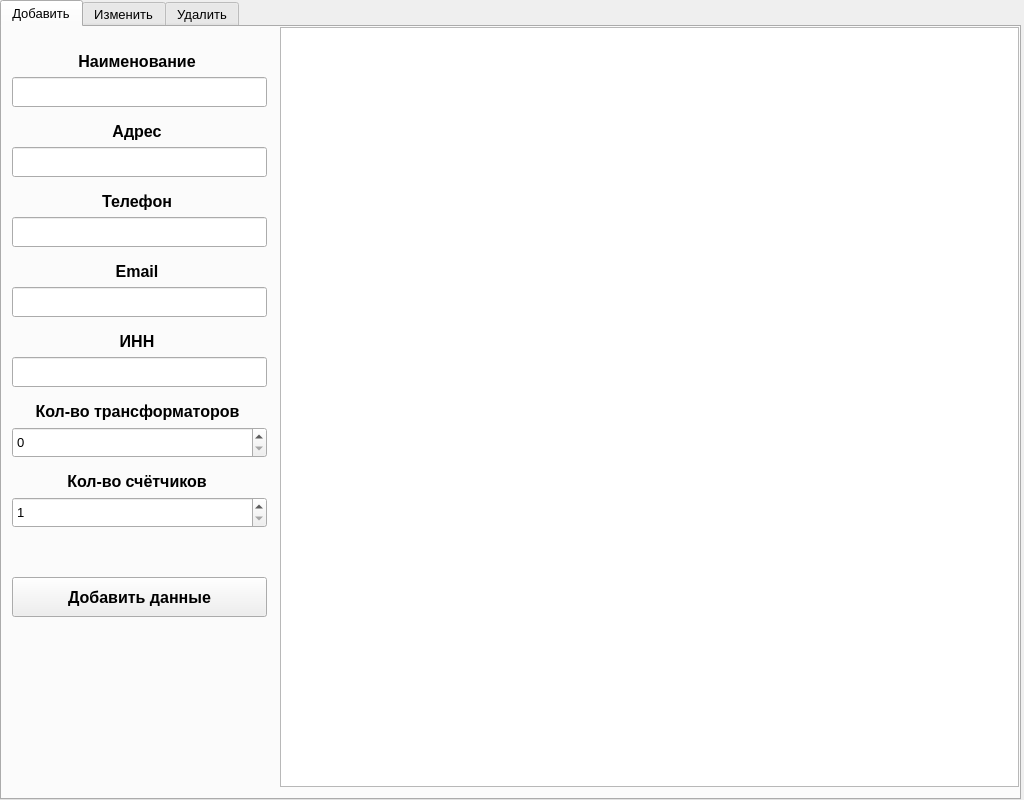
<?xml version="1.0" encoding="UTF-8"?>
<ui version="4.0">
 <class>EntitiesWindow</class>
 <widget class="QWidget" name="EntitiesWindow">
  <property name="geometry">
   <rect>
    <x>0</x>
    <y>0</y>
    <width>1024</width>
    <height>800</height>
   </rect>
  </property>
  <property name="minimumSize">
   <size>
    <width>1024</width>
    <height>800</height>
   </size>
  </property>
  <property name="maximumSize">
   <size>
    <width>1024</width>
    <height>800</height>
   </size>
  </property>
  <property name="windowTitle">
   <string>Редактирование юр. лиц</string>
  </property>
  <widget class="QTabWidget" name="tabWidget">
   <property name="geometry">
    <rect>
     <x>0</x>
     <y>0</y>
     <width>1021</width>
     <height>800</height>
    </rect>
   </property>
   <property name="font">
    <font>
     <pointsize>10</pointsize>
     <weight>50</weight>
     <bold>false</bold>
    </font>
   </property>
   <property name="currentIndex">
    <number>0</number>
   </property>
   <widget class="QWidget" name="tab">
    <property name="font">
     <font>
      <pointsize>10</pointsize>
      <weight>50</weight>
      <italic>false</italic>
      <bold>false</bold>
     </font>
    </property>
    <attribute name="title">
     <string>Добавить</string>
    </attribute>
    <widget class="QTableView" name="tableView">
     <property name="geometry">
      <rect>
       <x>278</x>
       <y>0</y>
       <width>739</width>
       <height>760</height>
      </rect>
     </property>
    </widget>
    <widget class="QPushButton" name="addPushButton">
     <property name="geometry">
      <rect>
       <x>10</x>
       <y>550</y>
       <width>255</width>
       <height>40</height>
      </rect>
     </property>
     <property name="font">
      <font>
       <family>Segoe UI</family>
       <pointsize>12</pointsize>
       <weight>75</weight>
       <italic>false</italic>
       <bold>true</bold>
      </font>
     </property>
     <property name="text">
      <string>Добавить данные</string>
     </property>
    </widget>
    <widget class="QLineEdit" name="lineEdit">
     <property name="geometry">
      <rect>
       <x>10</x>
       <y>50</y>
       <width>255</width>
       <height>30</height>
      </rect>
     </property>
    </widget>
    <widget class="QLineEdit" name="lineEdit_2">
     <property name="geometry">
      <rect>
       <x>10</x>
       <y>120</y>
       <width>255</width>
       <height>30</height>
      </rect>
     </property>
    </widget>
    <widget class="QLineEdit" name="lineEdit_3">
     <property name="geometry">
      <rect>
       <x>10</x>
       <y>190</y>
       <width>255</width>
       <height>30</height>
      </rect>
     </property>
    </widget>
    <widget class="QLineEdit" name="lineEdit_4">
     <property name="geometry">
      <rect>
       <x>10</x>
       <y>260</y>
       <width>255</width>
       <height>30</height>
      </rect>
     </property>
    </widget>
    <widget class="QLineEdit" name="lineEdit_5">
     <property name="geometry">
      <rect>
       <x>10</x>
       <y>330</y>
       <width>255</width>
       <height>30</height>
      </rect>
     </property>
    </widget>
    <widget class="QLabel" name="label">
     <property name="geometry">
      <rect>
       <x>10</x>
       <y>20</y>
       <width>250</width>
       <height>30</height>
      </rect>
     </property>
     <property name="font">
      <font>
       <pointsize>12</pointsize>
       <weight>75</weight>
       <italic>false</italic>
       <bold>true</bold>
      </font>
     </property>
     <property name="text">
      <string>&lt;html&gt;&lt;head/&gt;&lt;body&gt;&lt;p align=&quot;center&quot;&gt;Наименование&lt;/p&gt;&lt;/body&gt;&lt;/html&gt;</string>
     </property>
     <property name="alignment">
      <set>Qt::AlignCenter</set>
     </property>
    </widget>
    <widget class="QLabel" name="label_2">
     <property name="geometry">
      <rect>
       <x>10</x>
       <y>90</y>
       <width>250</width>
       <height>30</height>
      </rect>
     </property>
     <property name="font">
      <font>
       <pointsize>12</pointsize>
       <weight>75</weight>
       <italic>false</italic>
       <bold>true</bold>
      </font>
     </property>
     <property name="text">
      <string>&lt;html&gt;&lt;head/&gt;&lt;body&gt;&lt;p align=&quot;center&quot;&gt;Адрес&lt;/p&gt;&lt;/body&gt;&lt;/html&gt;</string>
     </property>
    </widget>
    <widget class="QLabel" name="label_3">
     <property name="geometry">
      <rect>
       <x>10</x>
       <y>160</y>
       <width>250</width>
       <height>30</height>
      </rect>
     </property>
     <property name="font">
      <font>
       <pointsize>12</pointsize>
       <weight>75</weight>
       <italic>false</italic>
       <bold>true</bold>
      </font>
     </property>
     <property name="text">
      <string>&lt;html&gt;&lt;head/&gt;&lt;body&gt;&lt;p align=&quot;center&quot;&gt;Телефон&lt;/p&gt;&lt;/body&gt;&lt;/html&gt;</string>
     </property>
     <property name="alignment">
      <set>Qt::AlignCenter</set>
     </property>
    </widget>
    <widget class="QLabel" name="label_4">
     <property name="geometry">
      <rect>
       <x>10</x>
       <y>230</y>
       <width>250</width>
       <height>30</height>
      </rect>
     </property>
     <property name="font">
      <font>
       <pointsize>12</pointsize>
       <weight>75</weight>
       <italic>false</italic>
       <bold>true</bold>
      </font>
     </property>
     <property name="text">
      <string>&lt;html&gt;&lt;head/&gt;&lt;body&gt;&lt;p align=&quot;center&quot;&gt;Email&lt;/p&gt;&lt;/body&gt;&lt;/html&gt;</string>
     </property>
     <property name="alignment">
      <set>Qt::AlignCenter</set>
     </property>
    </widget>
    <widget class="QLabel" name="label_5">
     <property name="geometry">
      <rect>
       <x>10</x>
       <y>300</y>
       <width>250</width>
       <height>30</height>
      </rect>
     </property>
     <property name="font">
      <font>
       <pointsize>12</pointsize>
       <weight>75</weight>
       <italic>false</italic>
       <bold>true</bold>
      </font>
     </property>
     <property name="text">
      <string>&lt;html&gt;&lt;head/&gt;&lt;body&gt;&lt;p align=&quot;center&quot;&gt;ИНН&lt;/p&gt;&lt;/body&gt;&lt;/html&gt;</string>
     </property>
     <property name="alignment">
      <set>Qt::AlignCenter</set>
     </property>
    </widget>
    <widget class="QLabel" name="label_6">
     <property name="geometry">
      <rect>
       <x>0</x>
       <y>370</y>
       <width>271</width>
       <height>30</height>
      </rect>
     </property>
     <property name="font">
      <font>
       <pointsize>12</pointsize>
       <weight>75</weight>
       <italic>false</italic>
       <bold>true</bold>
      </font>
     </property>
     <property name="text">
      <string>&lt;html&gt;&lt;head/&gt;&lt;body&gt;&lt;p align=&quot;center&quot;&gt;Кол-во трансформаторов&lt;/p&gt;&lt;/body&gt;&lt;/html&gt;</string>
     </property>
     <property name="alignment">
      <set>Qt::AlignCenter</set>
     </property>
    </widget>
    <widget class="QLabel" name="label_7">
     <property name="geometry">
      <rect>
       <x>10</x>
       <y>440</y>
       <width>250</width>
       <height>30</height>
      </rect>
     </property>
     <property name="font">
      <font>
       <pointsize>12</pointsize>
       <weight>75</weight>
       <italic>false</italic>
       <bold>true</bold>
      </font>
     </property>
     <property name="text">
      <string>&lt;html&gt;&lt;head/&gt;&lt;body&gt;&lt;p align=&quot;center&quot;&gt;Кол-во счётчиков&lt;/p&gt;&lt;/body&gt;&lt;/html&gt;</string>
     </property>
     <property name="alignment">
      <set>Qt::AlignCenter</set>
     </property>
    </widget>
    <widget class="QSpinBox" name="spinBox">
     <property name="geometry">
      <rect>
       <x>10</x>
       <y>400</y>
       <width>255</width>
       <height>31</height>
      </rect>
     </property>
    </widget>
    <widget class="QSpinBox" name="spinBox_2">
     <property name="geometry">
      <rect>
       <x>10</x>
       <y>470</y>
       <width>255</width>
       <height>31</height>
      </rect>
     </property>
     <property name="minimum">
      <number>1</number>
     </property>
    </widget>
    <widget class="QLabel" name="label_img">
     <property name="geometry">
      <rect>
       <x>0</x>
       <y>-30</y>
       <width>1021</width>
       <height>801</height>
      </rect>
     </property>
     <property name="text">
      <string>&lt;html&gt;&lt;head/&gt;&lt;body&gt;&lt;p&gt;&lt;img src=&quot;:/othlargwin.png&quot;/&gt;&lt;/p&gt;&lt;/body&gt;&lt;/html&gt;</string>
     </property>
    </widget>
    <zorder>label_img</zorder>
    <zorder>tableView</zorder>
    <zorder>addPushButton</zorder>
    <zorder>lineEdit</zorder>
    <zorder>lineEdit_2</zorder>
    <zorder>lineEdit_3</zorder>
    <zorder>lineEdit_4</zorder>
    <zorder>lineEdit_5</zorder>
    <zorder>label</zorder>
    <zorder>label_2</zorder>
    <zorder>label_3</zorder>
    <zorder>label_4</zorder>
    <zorder>label_5</zorder>
    <zorder>label_6</zorder>
    <zorder>label_7</zorder>
    <zorder>spinBox</zorder>
    <zorder>spinBox_2</zorder>
   </widget>
   <widget class="QWidget" name="tab_2">
    <attribute name="title">
     <string>Изменить</string>
    </attribute>
    <widget class="QLabel" name="label_11">
     <property name="geometry">
      <rect>
       <x>10</x>
       <y>20</y>
       <width>250</width>
       <height>30</height>
      </rect>
     </property>
     <property name="font">
      <font>
       <pointsize>12</pointsize>
       <weight>75</weight>
       <bold>true</bold>
      </font>
     </property>
     <property name="text">
      <string>&lt;html&gt;&lt;head/&gt;&lt;body&gt;&lt;p align=&quot;center&quot;&gt;Наименование&lt;/p&gt;&lt;/body&gt;&lt;/html&gt;</string>
     </property>
     <property name="alignment">
      <set>Qt::AlignCenter</set>
     </property>
    </widget>
    <widget class="QTableView" name="updateTableView">
     <property name="geometry">
      <rect>
       <x>278</x>
       <y>0</y>
       <width>739</width>
       <height>760</height>
      </rect>
     </property>
    </widget>
    <widget class="QLabel" name="label_12">
     <property name="geometry">
      <rect>
       <x>10</x>
       <y>90</y>
       <width>250</width>
       <height>30</height>
      </rect>
     </property>
     <property name="font">
      <font>
       <pointsize>12</pointsize>
       <weight>75</weight>
       <bold>true</bold>
      </font>
     </property>
     <property name="text">
      <string>&lt;html&gt;&lt;head/&gt;&lt;body&gt;&lt;p align=&quot;center&quot;&gt;Адрес&lt;/p&gt;&lt;/body&gt;&lt;/html&gt;</string>
     </property>
    </widget>
    <widget class="QLabel" name="label_16">
     <property name="geometry">
      <rect>
       <x>10</x>
       <y>300</y>
       <width>250</width>
       <height>30</height>
      </rect>
     </property>
     <property name="font">
      <font>
       <pointsize>12</pointsize>
       <weight>75</weight>
       <bold>true</bold>
      </font>
     </property>
     <property name="text">
      <string>&lt;html&gt;&lt;head/&gt;&lt;body&gt;&lt;p align=&quot;center&quot;&gt;ИНН&lt;/p&gt;&lt;/body&gt;&lt;/html&gt;</string>
     </property>
     <property name="alignment">
      <set>Qt::AlignCenter</set>
     </property>
    </widget>
    <widget class="QLabel" name="label_14">
     <property name="geometry">
      <rect>
       <x>-1</x>
       <y>370</y>
       <width>271</width>
       <height>30</height>
      </rect>
     </property>
     <property name="font">
      <font>
       <pointsize>12</pointsize>
       <weight>75</weight>
       <bold>true</bold>
      </font>
     </property>
     <property name="text">
      <string>&lt;html&gt;&lt;head/&gt;&lt;body&gt;&lt;p align=&quot;center&quot;&gt;Кол-во трансформаторов&lt;/p&gt;&lt;/body&gt;&lt;/html&gt;</string>
     </property>
     <property name="alignment">
      <set>Qt::AlignCenter</set>
     </property>
    </widget>
    <widget class="QLineEdit" name="updLineEdit_6">
     <property name="geometry">
      <rect>
       <x>10</x>
       <y>330</y>
       <width>255</width>
       <height>30</height>
      </rect>
     </property>
    </widget>
    <widget class="QLabel" name="label_19">
     <property name="geometry">
      <rect>
       <x>10</x>
       <y>440</y>
       <width>250</width>
       <height>30</height>
      </rect>
     </property>
     <property name="font">
      <font>
       <pointsize>12</pointsize>
       <weight>75</weight>
       <bold>true</bold>
      </font>
     </property>
     <property name="text">
      <string>&lt;html&gt;&lt;head/&gt;&lt;body&gt;&lt;p align=&quot;center&quot;&gt;Кол-во счётчиков&lt;/p&gt;&lt;/body&gt;&lt;/html&gt;</string>
     </property>
     <property name="alignment">
      <set>Qt::AlignCenter</set>
     </property>
    </widget>
    <widget class="QLabel" name="label_13">
     <property name="geometry">
      <rect>
       <x>10</x>
       <y>160</y>
       <width>250</width>
       <height>30</height>
      </rect>
     </property>
     <property name="font">
      <font>
       <pointsize>12</pointsize>
       <weight>75</weight>
       <bold>true</bold>
      </font>
     </property>
     <property name="text">
      <string>&lt;html&gt;&lt;head/&gt;&lt;body&gt;&lt;p align=&quot;center&quot;&gt; Телефон&lt;/p&gt;&lt;/body&gt;&lt;/html&gt;</string>
     </property>
     <property name="alignment">
      <set>Qt::AlignCenter</set>
     </property>
    </widget>
    <widget class="QLineEdit" name="updLineEdit_5">
     <property name="geometry">
      <rect>
       <x>10</x>
       <y>260</y>
       <width>255</width>
       <height>30</height>
      </rect>
     </property>
    </widget>
    <widget class="QPushButton" name="updatePushButton">
     <property name="geometry">
      <rect>
       <x>10</x>
       <y>550</y>
       <width>255</width>
       <height>40</height>
      </rect>
     </property>
     <property name="font">
      <font>
       <family>Segoe UI</family>
       <pointsize>12</pointsize>
       <weight>75</weight>
       <italic>false</italic>
       <bold>true</bold>
      </font>
     </property>
     <property name="text">
      <string>Изменить данные</string>
     </property>
    </widget>
    <widget class="QLineEdit" name="updLineEdit_2">
     <property name="geometry">
      <rect>
       <x>10</x>
       <y>50</y>
       <width>255</width>
       <height>30</height>
      </rect>
     </property>
    </widget>
    <widget class="QLineEdit" name="updLineEdit_4">
     <property name="geometry">
      <rect>
       <x>10</x>
       <y>190</y>
       <width>255</width>
       <height>30</height>
      </rect>
     </property>
    </widget>
    <widget class="QLineEdit" name="updLineEdit_3">
     <property name="geometry">
      <rect>
       <x>10</x>
       <y>120</y>
       <width>255</width>
       <height>30</height>
      </rect>
     </property>
    </widget>
    <widget class="QLabel" name="label_15">
     <property name="geometry">
      <rect>
       <x>10</x>
       <y>230</y>
       <width>250</width>
       <height>30</height>
      </rect>
     </property>
     <property name="font">
      <font>
       <pointsize>12</pointsize>
       <weight>75</weight>
       <bold>true</bold>
      </font>
     </property>
     <property name="text">
      <string>&lt;html&gt;&lt;head/&gt;&lt;body&gt;&lt;p align=&quot;center&quot;&gt;Email&lt;/p&gt;&lt;/body&gt;&lt;/html&gt;</string>
     </property>
     <property name="alignment">
      <set>Qt::AlignCenter</set>
     </property>
    </widget>
    <widget class="QLineEdit" name="updLineEdit">
     <property name="enabled">
      <bool>false</bool>
     </property>
     <property name="geometry">
      <rect>
       <x>0</x>
       <y>0</y>
       <width>16</width>
       <height>16</height>
      </rect>
     </property>
    </widget>
    <widget class="QSpinBox" name="updSpinBox">
     <property name="geometry">
      <rect>
       <x>10</x>
       <y>400</y>
       <width>255</width>
       <height>31</height>
      </rect>
     </property>
    </widget>
    <widget class="QSpinBox" name="updSpinBox_2">
     <property name="geometry">
      <rect>
       <x>10</x>
       <y>470</y>
       <width>255</width>
       <height>31</height>
      </rect>
     </property>
     <property name="minimum">
      <number>1</number>
     </property>
    </widget>
    <widget class="QLabel" name="label_img_2">
     <property name="geometry">
      <rect>
       <x>0</x>
       <y>-30</y>
       <width>1021</width>
       <height>801</height>
      </rect>
     </property>
     <property name="text">
      <string>&lt;html&gt;&lt;head/&gt;&lt;body&gt;&lt;p&gt;&lt;img src=&quot;:/othlargwin.png&quot;/&gt;&lt;/p&gt;&lt;/body&gt;&lt;/html&gt;</string>
     </property>
    </widget>
    <zorder>label_img_2</zorder>
    <zorder>label_11</zorder>
    <zorder>updateTableView</zorder>
    <zorder>label_12</zorder>
    <zorder>label_16</zorder>
    <zorder>label_14</zorder>
    <zorder>updLineEdit_6</zorder>
    <zorder>label_19</zorder>
    <zorder>label_13</zorder>
    <zorder>updLineEdit_5</zorder>
    <zorder>updatePushButton</zorder>
    <zorder>updLineEdit_2</zorder>
    <zorder>updLineEdit_4</zorder>
    <zorder>updLineEdit_3</zorder>
    <zorder>label_15</zorder>
    <zorder>updLineEdit</zorder>
    <zorder>updSpinBox</zorder>
    <zorder>updSpinBox_2</zorder>
   </widget>
   <widget class="QWidget" name="tab_3">
    <attribute name="title">
     <string>Удалить</string>
    </attribute>
    <widget class="QLineEdit" name="delLineEdit_2">
     <property name="geometry">
      <rect>
       <x>10</x>
       <y>50</y>
       <width>255</width>
       <height>30</height>
      </rect>
     </property>
    </widget>
    <widget class="QLabel" name="label_22">
     <property name="geometry">
      <rect>
       <x>10</x>
       <y>300</y>
       <width>250</width>
       <height>30</height>
      </rect>
     </property>
     <property name="font">
      <font>
       <pointsize>12</pointsize>
       <weight>75</weight>
       <bold>true</bold>
      </font>
     </property>
     <property name="text">
      <string>&lt;html&gt;&lt;head/&gt;&lt;body&gt;&lt;p align=&quot;center&quot;&gt;ИНН&lt;/p&gt;&lt;/body&gt;&lt;/html&gt;</string>
     </property>
     <property name="alignment">
      <set>Qt::AlignCenter</set>
     </property>
    </widget>
    <widget class="QLineEdit" name="delLineEdit_6">
     <property name="geometry">
      <rect>
       <x>10</x>
       <y>330</y>
       <width>255</width>
       <height>30</height>
      </rect>
     </property>
    </widget>
    <widget class="QPushButton" name="delPushButton">
     <property name="geometry">
      <rect>
       <x>10</x>
       <y>550</y>
       <width>255</width>
       <height>40</height>
      </rect>
     </property>
     <property name="font">
      <font>
       <family>Segoe UI</family>
       <pointsize>12</pointsize>
       <weight>75</weight>
       <italic>false</italic>
       <bold>true</bold>
      </font>
     </property>
     <property name="text">
      <string>Удалить данные</string>
     </property>
    </widget>
    <widget class="QLineEdit" name="delLineEdit">
     <property name="enabled">
      <bool>false</bool>
     </property>
     <property name="geometry">
      <rect>
       <x>0</x>
       <y>0</y>
       <width>16</width>
       <height>16</height>
      </rect>
     </property>
    </widget>
    <widget class="QLabel" name="label_23">
     <property name="geometry">
      <rect>
       <x>10</x>
       <y>440</y>
       <width>250</width>
       <height>30</height>
      </rect>
     </property>
     <property name="font">
      <font>
       <pointsize>12</pointsize>
       <weight>75</weight>
       <bold>true</bold>
      </font>
     </property>
     <property name="text">
      <string>&lt;html&gt;&lt;head/&gt;&lt;body&gt;&lt;p align=&quot;center&quot;&gt;Кол-во счётчиков&lt;/p&gt;&lt;/body&gt;&lt;/html&gt;</string>
     </property>
     <property name="alignment">
      <set>Qt::AlignCenter</set>
     </property>
    </widget>
    <widget class="QLabel" name="label_24">
     <property name="geometry">
      <rect>
       <x>10</x>
       <y>20</y>
       <width>250</width>
       <height>30</height>
      </rect>
     </property>
     <property name="font">
      <font>
       <pointsize>12</pointsize>
       <weight>75</weight>
       <bold>true</bold>
      </font>
     </property>
     <property name="text">
      <string>&lt;html&gt;&lt;head/&gt;&lt;body&gt;&lt;p align=&quot;center&quot;&gt;Наименование&lt;/p&gt;&lt;/body&gt;&lt;/html&gt;</string>
     </property>
     <property name="alignment">
      <set>Qt::AlignCenter</set>
     </property>
    </widget>
    <widget class="QTableView" name="delTableView">
     <property name="geometry">
      <rect>
       <x>278</x>
       <y>0</y>
       <width>739</width>
       <height>760</height>
      </rect>
     </property>
    </widget>
    <widget class="QLineEdit" name="delLineEdit_3">
     <property name="geometry">
      <rect>
       <x>10</x>
       <y>120</y>
       <width>255</width>
       <height>30</height>
      </rect>
     </property>
    </widget>
    <widget class="QLineEdit" name="delLineEdit_4">
     <property name="geometry">
      <rect>
       <x>10</x>
       <y>190</y>
       <width>255</width>
       <height>30</height>
      </rect>
     </property>
    </widget>
    <widget class="QLabel" name="label_25">
     <property name="geometry">
      <rect>
       <x>-1</x>
       <y>370</y>
       <width>271</width>
       <height>30</height>
      </rect>
     </property>
     <property name="font">
      <font>
       <pointsize>12</pointsize>
       <weight>75</weight>
       <bold>true</bold>
      </font>
     </property>
     <property name="text">
      <string>&lt;html&gt;&lt;head/&gt;&lt;body&gt;&lt;p align=&quot;center&quot;&gt;Кол-во трансформаторов&lt;/p&gt;&lt;/body&gt;&lt;/html&gt;</string>
     </property>
     <property name="alignment">
      <set>Qt::AlignCenter</set>
     </property>
    </widget>
    <widget class="QLabel" name="label_26">
     <property name="geometry">
      <rect>
       <x>10</x>
       <y>160</y>
       <width>250</width>
       <height>30</height>
      </rect>
     </property>
     <property name="font">
      <font>
       <pointsize>12</pointsize>
       <weight>75</weight>
       <bold>true</bold>
      </font>
     </property>
     <property name="text">
      <string>&lt;html&gt;&lt;head/&gt;&lt;body&gt;&lt;p align=&quot;center&quot;&gt;Телефон&lt;/p&gt;&lt;/body&gt;&lt;/html&gt;</string>
     </property>
     <property name="alignment">
      <set>Qt::AlignCenter</set>
     </property>
    </widget>
    <widget class="QLabel" name="label_27">
     <property name="geometry">
      <rect>
       <x>10</x>
       <y>90</y>
       <width>250</width>
       <height>30</height>
      </rect>
     </property>
     <property name="font">
      <font>
       <pointsize>12</pointsize>
       <weight>75</weight>
       <bold>true</bold>
      </font>
     </property>
     <property name="text">
      <string>&lt;html&gt;&lt;head/&gt;&lt;body&gt;&lt;p align=&quot;center&quot;&gt;Адрес&lt;/p&gt;&lt;/body&gt;&lt;/html&gt;</string>
     </property>
    </widget>
    <widget class="QLineEdit" name="delLineEdit_5">
     <property name="geometry">
      <rect>
       <x>10</x>
       <y>260</y>
       <width>255</width>
       <height>30</height>
      </rect>
     </property>
    </widget>
    <widget class="QLabel" name="label_28">
     <property name="geometry">
      <rect>
       <x>10</x>
       <y>230</y>
       <width>250</width>
       <height>30</height>
      </rect>
     </property>
     <property name="font">
      <font>
       <pointsize>12</pointsize>
       <weight>75</weight>
       <bold>true</bold>
      </font>
     </property>
     <property name="text">
      <string>&lt;html&gt;&lt;head/&gt;&lt;body&gt;&lt;p align=&quot;center&quot;&gt;Email&lt;/p&gt;&lt;/body&gt;&lt;/html&gt;</string>
     </property>
     <property name="alignment">
      <set>Qt::AlignCenter</set>
     </property>
    </widget>
    <widget class="QSpinBox" name="delSpinBox">
     <property name="geometry">
      <rect>
       <x>10</x>
       <y>400</y>
       <width>255</width>
       <height>31</height>
      </rect>
     </property>
    </widget>
    <widget class="QSpinBox" name="delSpinBox_2">
     <property name="geometry">
      <rect>
       <x>10</x>
       <y>470</y>
       <width>255</width>
       <height>31</height>
      </rect>
     </property>
     <property name="minimum">
      <number>1</number>
     </property>
    </widget>
    <widget class="QLabel" name="label_img_3">
     <property name="geometry">
      <rect>
       <x>0</x>
       <y>-30</y>
       <width>1021</width>
       <height>801</height>
      </rect>
     </property>
     <property name="text">
      <string>&lt;html&gt;&lt;head/&gt;&lt;body&gt;&lt;p&gt;&lt;img src=&quot;:/othlargwin.png&quot;/&gt;&lt;/p&gt;&lt;/body&gt;&lt;/html&gt;</string>
     </property>
    </widget>
    <zorder>label_img_3</zorder>
    <zorder>delLineEdit_2</zorder>
    <zorder>label_22</zorder>
    <zorder>delLineEdit_6</zorder>
    <zorder>delPushButton</zorder>
    <zorder>delLineEdit</zorder>
    <zorder>label_23</zorder>
    <zorder>label_24</zorder>
    <zorder>delTableView</zorder>
    <zorder>delLineEdit_3</zorder>
    <zorder>delLineEdit_4</zorder>
    <zorder>label_25</zorder>
    <zorder>label_26</zorder>
    <zorder>label_27</zorder>
    <zorder>delLineEdit_5</zorder>
    <zorder>label_28</zorder>
    <zorder>delSpinBox</zorder>
    <zorder>delSpinBox_2</zorder>
   </widget>
  </widget>
 </widget>
 <resources/>
 <connections/>
</ui>
